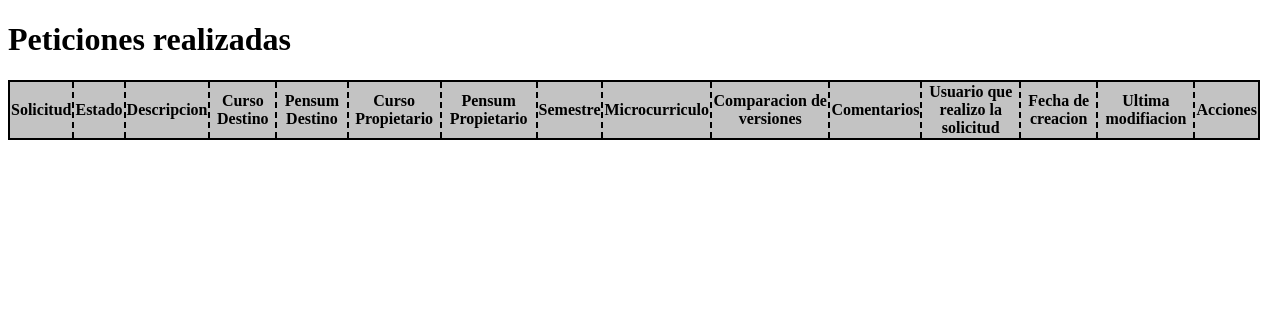
Page /peticiones/ (signed in) on the earlier database version.
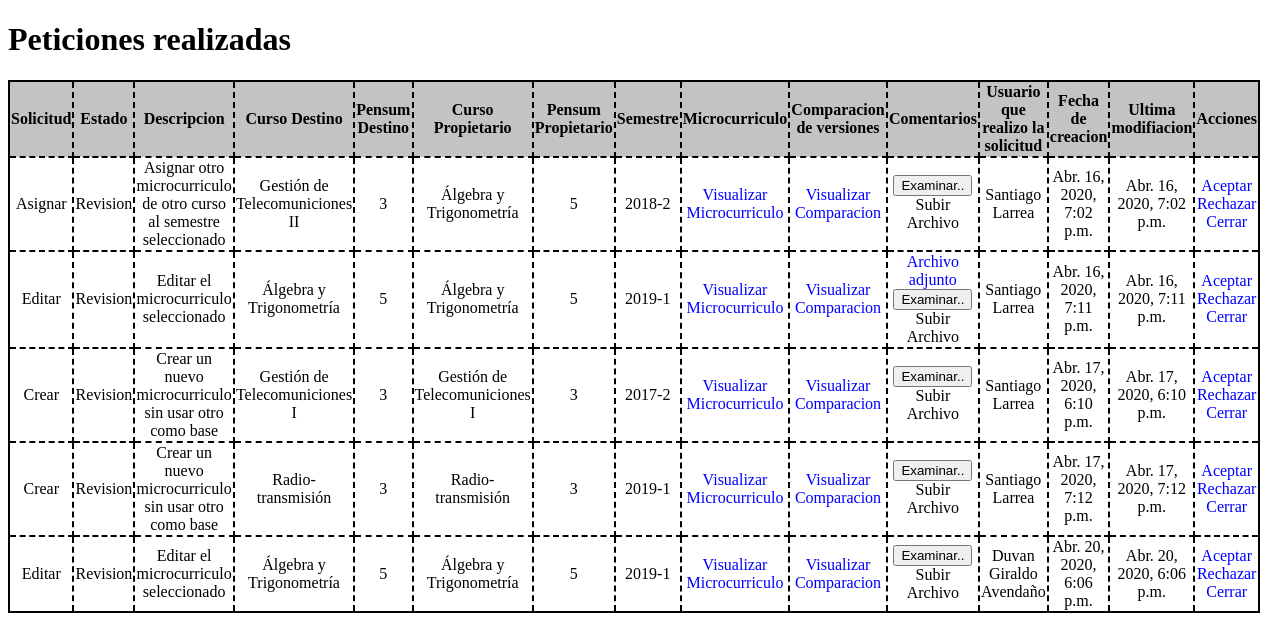
Same page on the later database version.
### core/models.py (models this page shows, shortened)
class Solicitud(models.Model):
    id = models.AutoField(primary_key=True)
    soli = models.CharField(max_length=255, verbose_name="Solicitud")
    estado = models.CharField(max_length=255, verbose_name="Estado")
    descripcion = models.TextField(verbose_name="Descripcion")
    curso_destino = models.CharField(max_length=255, verbose_name="Curso Destino")
    pensum_destino = models.CharField(max_length=255, verbose_name="Pensum Destino")
    curso_propietario = models.CharField(max_length=255, verbose_name="Curso Propietario")
    pensum_propietario = models.CharField(max_length=255, verbose_name="Pensum Propietario")
    semestre_asignar = models.CharField(max_length=255, verbose_name="Semestre a asignar")
    vigencias_original = models.CharField(max_length=255, verbose_name="Vigencia Original",null=True)
    microcurriculo = models.ForeignKey(Microcurriculum_2,verbose_name="Microcurriculo",on_delete=models.SET_NULL,null=True)
    archivo = models.FileField(upload_to="files/",verbose_name="Comentarios")
    usuario = models.CharField(max_length=255, verbose_name="Usuario que realizo la peticion")
    coordinador = models.CharField(max_length=255, verbose_name="Coordinador que estudio la peticion")
    original = models.CharField(max_length=255, verbose_name="Microcurriculo Original")
    tipo = models.CharField(max_length=255, verbose_name="Tipo")
    created = models.DateTimeField(auto_now_add=True, verbose_name="Fecha de creacion")
    updated = models.DateTimeField(auto_now=True, verbose_name="Fecha de actualizacion")
    class Meta:
        verbose_name = "Solicitud"
        verbose_name_plural = "Solicitudes"
        ordering = ["id"]

### core/views.py (the view, shortened to what this page needs)
# urls.py: path('peticiones/',views.peticiones,name="peticiones")
def peticiones(request):
    if request.user.is_authenticated:
        if (str(request.user.groups.all()[0])=='Coordinador' or str(request.user.groups.all()[0])=='Editor'):
            peticion=Solicitud.objects.all()
            return render(request, "core/peticiones.html",{'solicitudes':peticion})
        else:
            return redirect('/nucleo')
    return redirect('/login')

### core/templatetags/auth_extras.py (called while the page is built)
@register.filter(name='has_group')
def has_group(user, group_name):
    group = Group.objects.get(name=group_name)
    return True if group in user.groups.all() else False

### core/templates/core/peticiones.html (shortened to what the changed rows need)
<!DOCTYPE html>
<html lang="es">
{% load auth_extras %}
{% load static %}
<head>
</head>
<h1>Peticiones realizadas</h1>
<body>
    <form method="POST" enctype="multipart/form-data">
        <table>
            {% for solicitud in solicitudes %}
            {% if solicitud.tipo == "Abierto"%}
                {% if request.user|has_group:"Coordinador" %}
                    <tr>
                        <td id="soli{{solicitud.microcurriculo.id}}" name="soli{{solicitud.microcurriculo.id}}">{{solicitud.soli}}</td>
                        <td id="estado{{solicitud.microcurriculo.id}}" name="estado{{solicitud.microcurriculo.id}}">{{solicitud.estado}}</td>
                        <td id="descripcion{{solicitud.microcurriculo.id}}" name="descripcion{{solicitud.microcurriculo.id}}">{{solicitud.descripcion}}</td>
                        <td id="curso_d{{solicitud.microcurriculo.id}}" name="curso_d{{solicitud.microcurriculo.id}}">{{solicitud.curso_destino}}</td>
                        <td id="pensum_d{{solicitud.microcurriculo.id}}" name="pensum_d{{solicitud.microcurriculo.id}}">{{solicitud.pensum_destino}}</td>
                        <td id="curso_p{{solicitud.microcurriculo.id}}" name="curso_p{{solicitud.microcurriculo.id}}">{{solicitud.curso_propietario}}</td>
                        <td id="pensum_p{{solicitud.microcurriculo.id}}" name="pensum_p{{solicitud.microcurriculo.id}}">{{solicitud.pensum_propietario}}</td>
                        <td id="semestre{{solicitud.microcurriculo.id}}" name="semestre{{solicitud.microcurriculo.id}}">{{solicitud.semestre_asignar}}</td>
                        <td><a href="javascript:micro({{solicitud.microcurriculo.id}})">Visualizar Microcurriculo</a></td>
                        <td><a href="javascript:comparacion({{solicitud.microcurriculo.id}})">Visualizar Comparacion</a></td>
                        {% if solicitud.estado == "Revision" %}
                            <td>
                                <table>
                                    {% if solicitud.archivo %}
                                        <tr><a href="{{solicitud.archivo.url}}" download>Archivo adjunto</a></tr>
                                    {% endif %}
                                    <tr>
                                        <button type="button" onclick="abrir('file{{solicitud.microcurriculo.id}}')" id="boton{{solicitud.microcurriculo.id}}">Examinar..</button>
                                        <span id="text{{solicitud.microcurriculo.id}}">Subir Archivo</span>
                                    </tr>
                                </table>
                            </td>
                        {% else %}
                            <td><a href="{{solicitud.archivo.url}}" download>Archivo adjunto</a></td>
                        {% endif %}
                        <td id="user{{solicitud.microcurriculo.id}}" name="user{{solicitud.microcurriculo.id}}">{{solicitud.usuario}}</td>
                        <td id="date_new{{solicitud.microcurriculo.id}}" name="date_new{{solicitud.microcurriculo.id}}">{{solicitud.created}}</td>
                        <td id="date{{solicitud.microcurriculo.id}}" name="date{{solicitud.microcurriculo.id}}">{{solicitud.updated}}</td>
                        {% if solicitud.estado == "Revision" %}
                        <td>
                            <a href="javascript:aceptar({{solicitud.microcurriculo.id}})" class="isActivated">Aceptar</a>
                            <a href="javascript:rechazar({{solicitud.microcurriculo.id}})" class="isActivated">Rechazar</a>
                            <a href="javascript:cerrar({{solicitud.microcurriculo.id}})" class="isActivated">Cerrar</a>
                        </td>
                        {% else %}
                        <td>
                            <a href="" class="isDisabled">Aceptar</a>
                            <a href="" class="isDisabled">Rechazar</a>
                            <a href="" class="isDisabled">Cerrar</a>
                        </td>
                        {% endif %}
                    </tr>
                {% endif %}
            {% endif %}
            {% endfor %}
        </table>
    </form>
</body>
</html>

Differences in the rows shown:
added Solicitud: soli "Asignar", estado "Revision", descripcion "Asignar otro microcurriculo de otro curso al semestre seleccionado", curso_destino "Gestión de Telecomuniciones II", pensum_destino "3", curso_propietario "Álgebra y Trigonometría", pensum_propietario "5", semestre_asignar "2018-2", usuario "Santiago Larrea", created "Abr. 16, 2020, 7:02 p.m.", updated "Abr. 16, 2020, 7:02 p.m."
added Solicitud: soli "Editar", estado "Revision", descripcion "Editar el microcurriculo seleccionado", curso_destino "Álgebra y Trigonometría", pensum_destino "5", curso_propietario "Álgebra y Trigonometría", pensum_propietario "5", semestre_asignar "2019-1", usuario "Santiago Larrea", created "Abr. 16, 2020, 7:11 p.m.", updated "Abr. 16, 2020, 7:11 p.m."
added Solicitud: soli "Crear", estado "Revision", descripcion "Crear un nuevo microcurriculo sin usar otro como base", curso_destino "Gestión de Telecomuniciones I", pensum_destino "3", curso_propietario "Gestión de Telecomuniciones I", pensum_propietario "3", semestre_asignar "2017-2", usuario "Santiago Larrea", created "Abr. 17, 2020, 6:10 p.m.", updated "Abr. 17, 2020, 6:10 p.m."
added Solicitud: soli "Crear", estado "Revision", descripcion "Crear un nuevo microcurriculo sin usar otro como base", curso_destino "Radio-transmisión", pensum_destino "3", curso_propietario "Radio-transmisión", pensum_propietario "3", semestre_asignar "2019-1", usuario "Santiago Larrea", created "Abr. 17, 2020, 7:12 p.m.", updated "Abr. 17, 2020, 7:12 p.m."
added Solicitud: soli "Editar", estado "Revision", descripcion "Editar el microcurriculo seleccionado", curso_destino "Álgebra y Trigonometría", pensum_destino "5", curso_propietario "Álgebra y Trigonometría", pensum_propietario "5", semestre_asignar "2019-1", usuario "Duvan Giraldo Avendaño", created "Abr. 20, 2020, 6:06 p.m.", updated "Abr. 20, 2020, 6:06 p.m."
